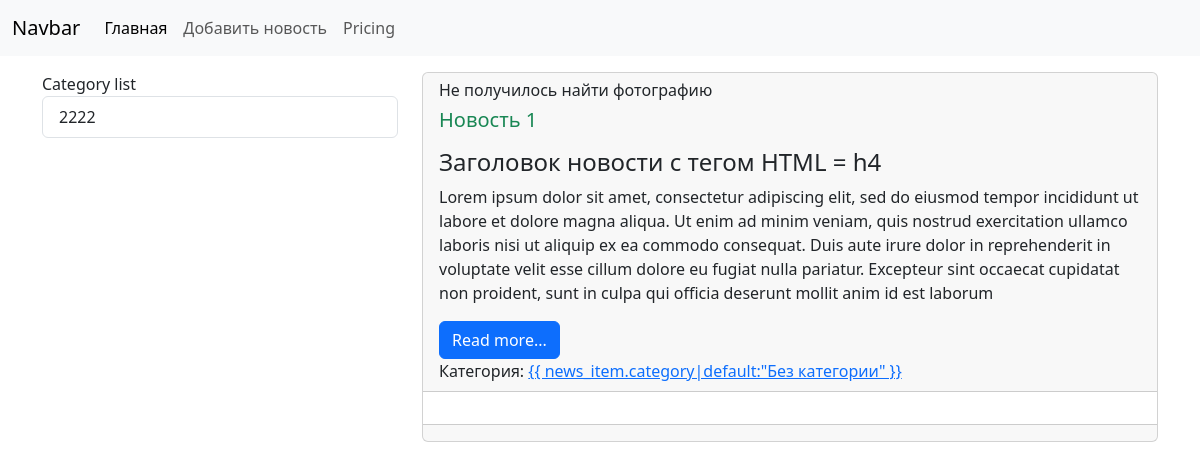
The app's page /news/news/1/, older data.
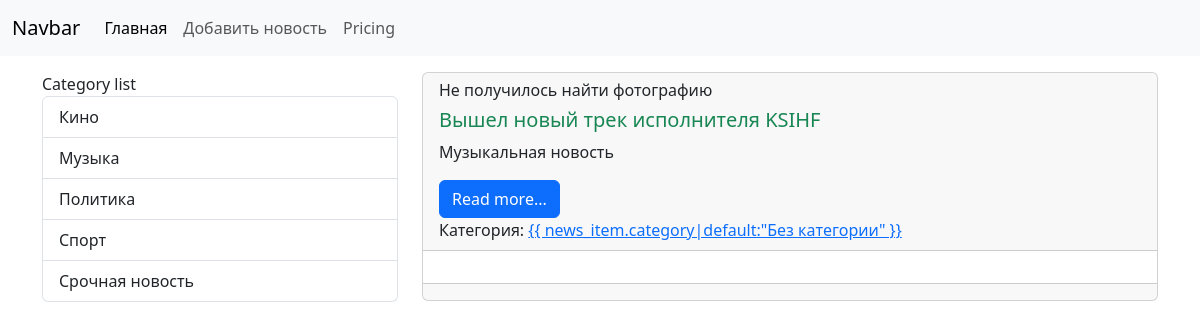
The same page, newer data.
### News/models.py (models this page shows, shortened)
class Category(models.Model):
    title = models.CharField(max_length=150, db_index=True, verbose_name = 'Категория')
    def get_absolute_url(self):
        return reverse_lazy('Category', kwargs={'category_id': self.id})
    class Meta:
        verbose_name = 'Категория'
        verbose_name_plural = 'Категории'
        ordering = ['title']

class News(models.Model):
    title = models.CharField(max_length=150, verbose_name = 'Заголовок')
    content = models.TextField(blank=True, verbose_name = 'Контент')
    createdAt = models.DateTimeField(auto_now_add=True, blank=True, verbose_name = 'Время создания')
    updateAt = models.DateTimeField(auto_now=True, blank=True, verbose_name = 'Время обновления')
    photo = models.ImageField(upload_to='djangoPythonStudyProject/media/testPhoto', null=True, blank=True, verbose_name = 'Фото')
    is_published = models.BooleanField(default=True, verbose_name = 'Публикация')
    category = models.ForeignKey('Category', on_delete=models.PROTECT, null=True, verbose_name='Категория')
    class Meta:
        verbose_name = 'Новости'
        verbose_name_plural = 'Новости'
        ordering = ['-createdAt']

### News/views.py (the view)
# urls.py: path('news/<int:news_id>/', view_news, name='view_news'),
def view_news(request, news_id):
    news_item = get_object_or_404(News, pk=news_id)
    context = {
        'news_item': news_item
    }
    return render(request, 'News/view_news.html',context = context)

### News/templatetags/news_tags.py (called while the page is built)
@register.simple_tag(name='get_list_categories')
def get_list_categories():
    return Category.objects.all()

@register.inclusion_tag('news/list_categories.html')
def show_categories(arg1='Category', arg2='list'):
    categories = Category.objects.all()
    return {'categories': categories, 'arg1': arg1, 'arg2': arg2}

### News/templates/News/view_news.html (shortened to what this page needs)
{% extends 'base.html' %}
{% block sidebar %}
{% include 'inc/_sidebar.html' %}
{% endblock %}
{% block content %}
    <div class="card md-3">
        <div class="card-header">
            <div class="media">
                <div class="media-photo">
                    {% if item.photo %}
                    <img src="{{ news_item.photo.url }}" class="mr-3" width="350" alt="Photo">
                    {% else %}
                    <h6>Не получилось найти фотографию</h6>
                    {% endif %}
                </div>
                <div class="media-body">
                    <h5 class="card-title {% cycle 'text-success' 'text-danger' 'text-primary' %}">
                        {{ news_item.title }}
                    </h5>
                    {% autoescape off %}
                    <p class="card-text">{{ news_item.content }}</p>
                    {% endautoescape %}
                    <a href="#" class="btn btn-primary">Read more...</a>
                </div>
                Категория: <a href="{{ item.category.get_absolute_url }}"> {{
                news_item.category|default:"Без категории" }}</a></div>
        </div>
        <div class="card-body">
        </div>
        <div class="card-footer text-body-secondary">
        </div>
    </div>
{% endblock %}

### News/templates/News/list_categories.html
{% load news_tags %}
<div class="list-group">
    {{ arg1 }} {{ arg2 }}
    {% get_list_categories as categories %}
    {% for cat in categories %}
    <a href="{{ cat.get_absolute_url.url }}" class="list-group-item list-group-item-action">{{ cat.title }}</a>
    {% endfor %}
</div>

Row changes from the older to the newer data that the page shows:
added Category: title "Кино"
added Category: title "Музыка"
added Category: title "Политика"
changed Category: title "2222" → "Спорт"
added Category: title "Срочная новость"
changed News: title "Новость 1" → "Вышел новый трек исполнителя KSIHF"; content "Заголовок новости с тегом HTML = h4 Lorem ipsum dolor sit amet, consectetur adipiscing elit, sed do eiusmod tempor incididunt ut labore et dolore magna aliqua. Ut enim ad minim veniam, quis nostrud exercitation ullamco laboris nisi ut aliquip ex ea commodo consequat. Duis aute irure dolor in reprehenderit in voluptate velit esse cillum dolore eu fugiat nulla pariatur. Excepteur sint occaecat cupidatat non proident, sunt in culpa qui officia deserunt mollit anim id est laborum" → "Музыкальная новость"
